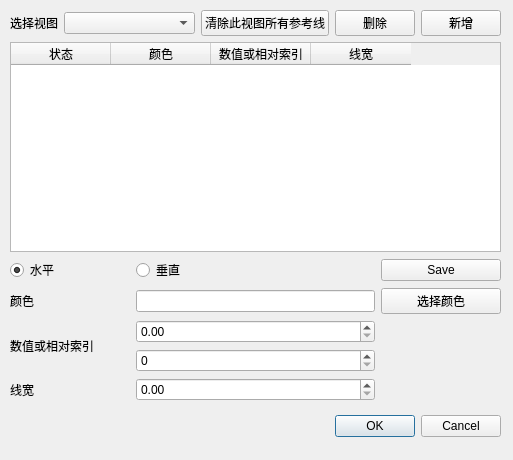
<?xml version="1.0" encoding="UTF-8"?>
<ui version="4.0">
 <class>DayChartReferLineDlg</class>
 <widget class="QDialog" name="DayChartReferLineDlg">
  <property name="geometry">
   <rect>
    <x>0</x>
    <y>0</y>
    <width>513</width>
    <height>460</height>
   </rect>
  </property>
  <property name="windowTitle">
   <string>Dialog</string>
  </property>
  <widget class="QDialogButtonBox" name="buttonBox">
   <property name="geometry">
    <rect>
     <x>10</x>
     <y>410</y>
     <width>491</width>
     <height>32</height>
    </rect>
   </property>
   <property name="orientation">
    <enum>Qt::Horizontal</enum>
   </property>
   <property name="standardButtons">
    <set>QDialogButtonBox::Cancel|QDialogButtonBox::Ok</set>
   </property>
  </widget>
  <widget class="QWidget" name="verticalLayoutWidget">
   <property name="geometry">
    <rect>
     <x>10</x>
     <y>10</y>
     <width>491</width>
     <height>391</height>
    </rect>
   </property>
   <layout class="QVBoxLayout" name="verticalLayout">
    <item>
     <layout class="QHBoxLayout" name="horizontalLayout" stretch="0,1,0,0,0">
      <item>
       <widget class="QLabel" name="label">
        <property name="text">
         <string>选择视图</string>
        </property>
       </widget>
      </item>
      <item>
       <widget class="QComboBox" name="comboBoxView"/>
      </item>
      <item>
       <widget class="QPushButton" name="pushButtonClear">
        <property name="text">
         <string>清除此视图所有参考线</string>
        </property>
       </widget>
      </item>
      <item>
       <widget class="QPushButton" name="pushButtonDelete">
        <property name="text">
         <string>删除</string>
        </property>
       </widget>
      </item>
      <item>
       <widget class="QPushButton" name="pushButtonAdd">
        <property name="text">
         <string>新增</string>
        </property>
       </widget>
      </item>
     </layout>
    </item>
    <item>
     <widget class="QTableWidget" name="tableWidget">
      <property name="selectionBehavior">
       <enum>QAbstractItemView::SelectRows</enum>
      </property>
      <column>
       <property name="text">
        <string>状态</string>
       </property>
      </column>
      <column>
       <property name="text">
        <string>颜色</string>
       </property>
      </column>
      <column>
       <property name="text">
        <string>数值或相对索引</string>
       </property>
      </column>
      <column>
       <property name="text">
        <string>线宽</string>
       </property>
      </column>
     </widget>
    </item>
    <item>
     <layout class="QGridLayout" name="gridLayout" columnstretch="1,2,1" columnminimumwidth="1,1,1">
      <item row="4" column="0">
       <widget class="QLabel" name="label_4">
        <property name="text">
         <string>线宽</string>
        </property>
       </widget>
      </item>
      <item row="1" column="0">
       <widget class="QLabel" name="label_2">
        <property name="text">
         <string>颜色</string>
        </property>
       </widget>
      </item>
      <item row="3" column="1">
       <widget class="QSpinBox" name="spinBoxIndex"/>
      </item>
      <item row="2" column="1">
       <widget class="QDoubleSpinBox" name="spinBoxValue"/>
      </item>
      <item row="0" column="1">
       <widget class="QRadioButton" name="radioButtonVertical">
        <property name="text">
         <string>垂直</string>
        </property>
       </widget>
      </item>
      <item row="0" column="0">
       <widget class="QRadioButton" name="radioButtonHorizonal">
        <property name="text">
         <string>水平</string>
        </property>
        <property name="checked">
         <bool>true</bool>
        </property>
       </widget>
      </item>
      <item row="4" column="1">
       <widget class="QDoubleSpinBox" name="spinBoxWidth"/>
      </item>
      <item row="2" column="0" rowspan="2">
       <widget class="QLabel" name="label_3">
        <property name="text">
         <string>数值或相对索引</string>
        </property>
       </widget>
      </item>
      <item row="1" column="1">
       <widget class="QLineEdit" name="lineEditColor"/>
      </item>
      <item row="1" column="2">
       <widget class="QPushButton" name="pushButtonColor">
        <property name="text">
         <string>选择颜色</string>
        </property>
       </widget>
      </item>
      <item row="0" column="2">
       <widget class="QPushButton" name="pushButtonSave">
        <property name="text">
         <string>Save</string>
        </property>
       </widget>
      </item>
     </layout>
    </item>
   </layout>
  </widget>
 </widget>
 <resources/>
 <connections>
  <connection>
   <sender>buttonBox</sender>
   <signal>accepted()</signal>
   <receiver>DayChartReferLineDlg</receiver>
   <slot>accept()</slot>
   <hints>
    <hint type="sourcelabel">
     <x>248</x>
     <y>254</y>
    </hint>
    <hint type="destinationlabel">
     <x>157</x>
     <y>274</y>
    </hint>
   </hints>
  </connection>
  <connection>
   <sender>buttonBox</sender>
   <signal>rejected()</signal>
   <receiver>DayChartReferLineDlg</receiver>
   <slot>reject()</slot>
   <hints>
    <hint type="sourcelabel">
     <x>316</x>
     <y>260</y>
    </hint>
    <hint type="destinationlabel">
     <x>286</x>
     <y>274</y>
    </hint>
   </hints>
  </connection>
 </connections>
</ui>
